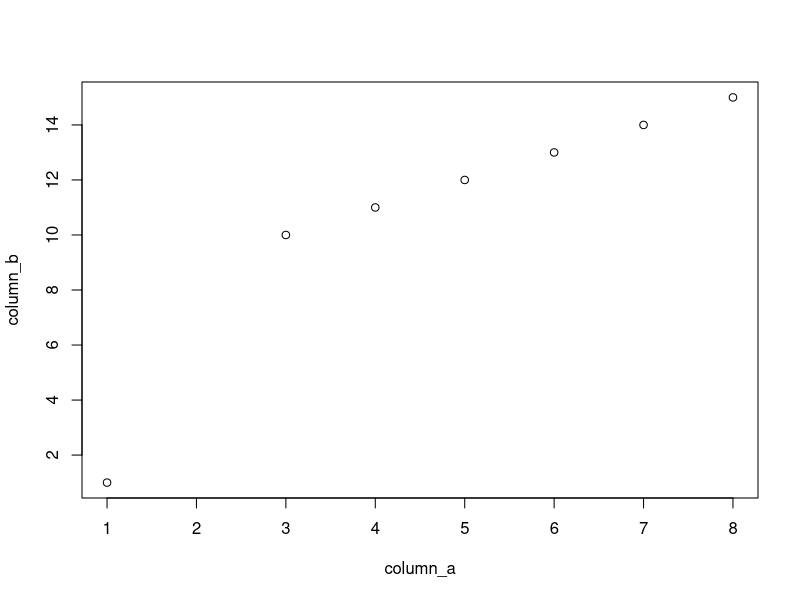
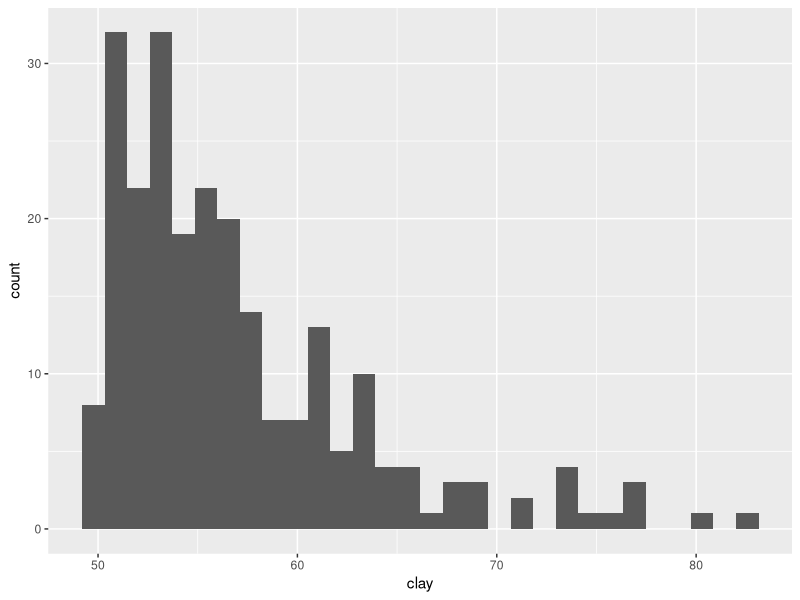
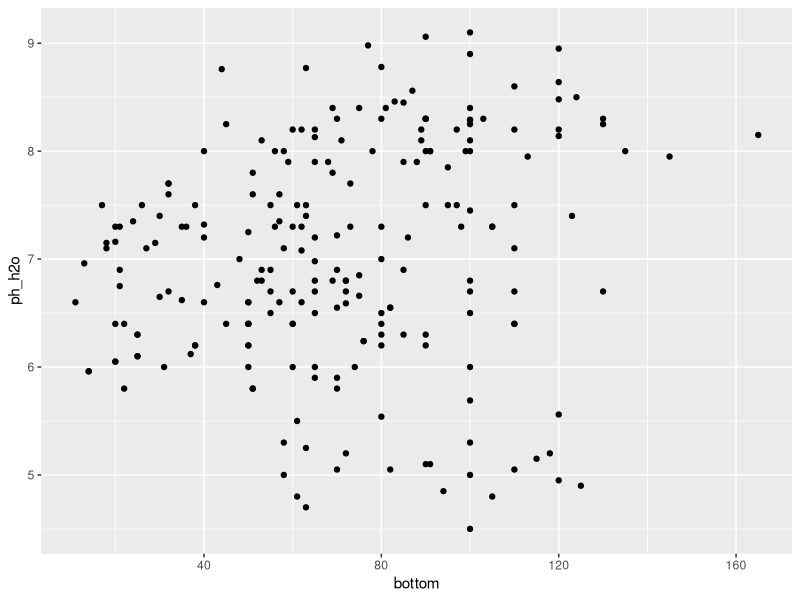
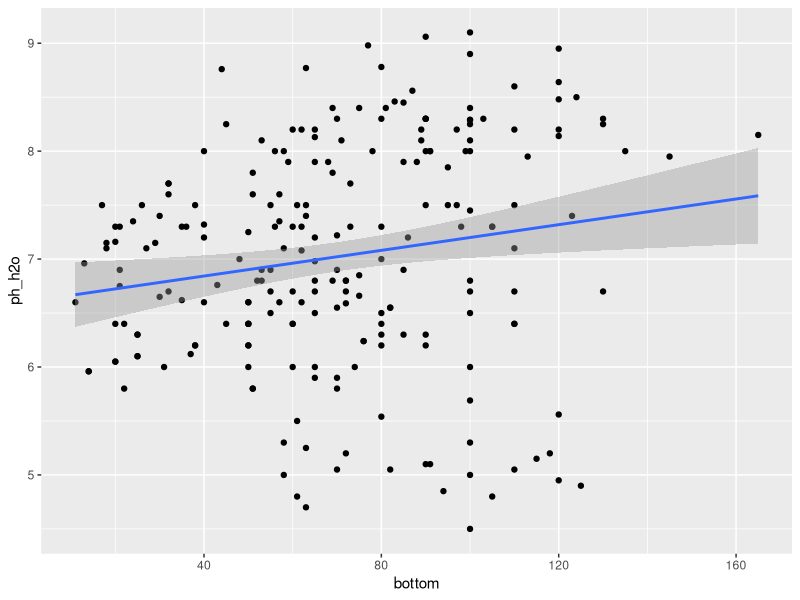
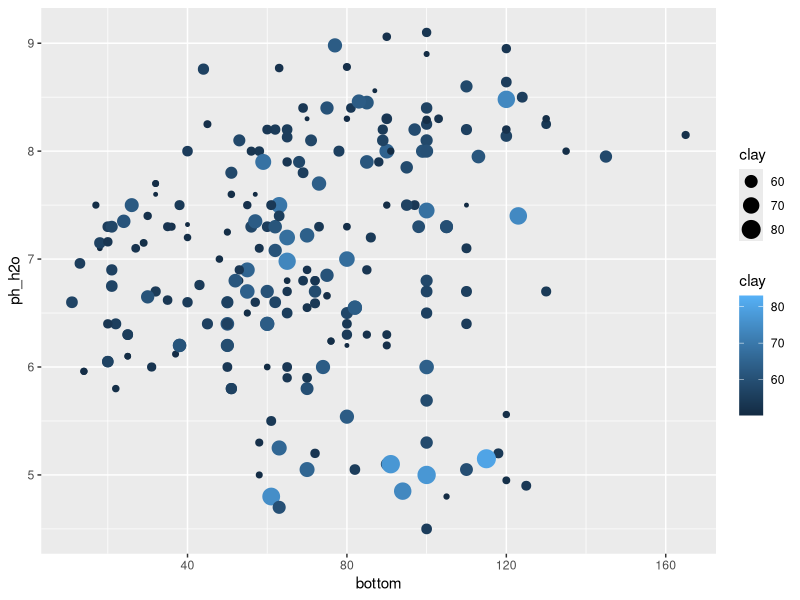
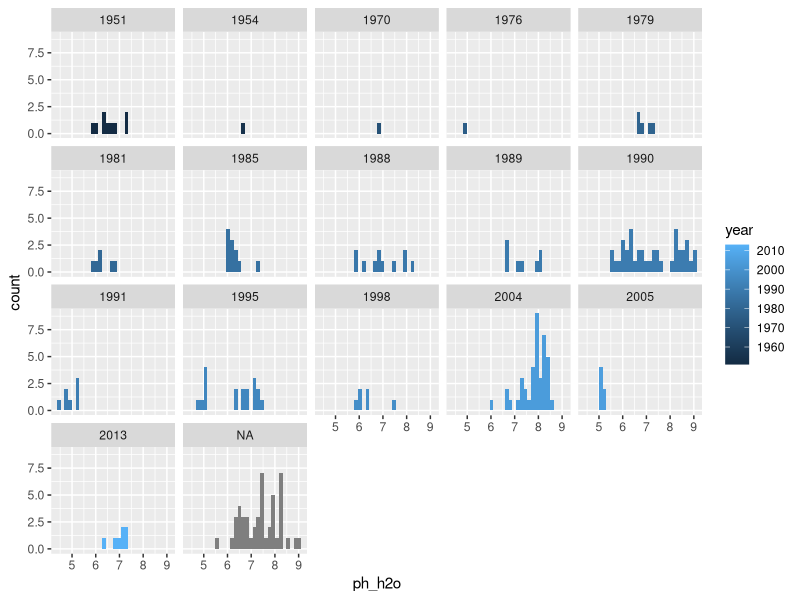

Source code (R) for these figures, in order:
# Introduction to R

# 0. Playground

# learn important keyboard shortcuts
# Ctrl + enter for running code
# tab after writing the first three characters of the function name
# F1 to access the help

# explore the use of <-, $, [], ==, !=, c(), :, data.frame(), list(), as.factor()

a <- 10:15
a[2]
a[2:3]
b <- c("1", "a", a )
length(b)
df <- data.frame(column_a = 1:8, column_b = b)

df[,1]
df$column_b
as.numeric(df$column_b)
plot(df)

df[1:3,]
df[,1]

as.factor(b)

d <- list(a, b, df)
d
names(d)
names(d) <- c("numeric_vector", "character_vector", "dataframe")
d
d[[1]]
d$numeric_vector

a == b
a != b

# 1. Set working directory using the function 
setwd("C:/GIT/Digital-Soil-Mapping/")

# 2. Install and load readxl, tidyverse, and data.table packages using the functions
install.packages("tidyverse")
install.packages("readxl")
install.packages("data.table")
library(tidyverse)
library(readxl)
library(data.table)

# 3. Import an spreadsheet
# 3.1 Read the soil_data.xlsx file, spreadsheet 2, using the function 
read_excel(path = "01-Data/soil_data.xlsx", sheet = 2)

# 3.2 Read the csv file with the native function 
read.csv("01-Data/horizon.csv")

# 3.3 Read the csv file with the tidyverse function 
read_csv("01-Data/horizon.csv")

# 3.4 Read the csv file with the data.table function 
fread("01-Data/horizon.csv")

# 3.5 Assign the dataframe to an object called dat
dat <- read_csv("01-Data/horizon.csv")

# 4. Tidyverse functions =======================================================
## 4.1 Select pid, hip, top, bottom, ph_h2o, clay from dat ---------------------
dat_1 <- dat %>% 
  select(pid, hid, top, bottom, ph_h2o, clay)

## 4.2 Filter: pick observations by their values -------------------------------
# filter observations with clay > 50%

dat_2 <- dat_1 %>% 
  filter(clay > 50)

dat_2
## 4.3 Mutate: create a new variable -------------------------------------------
# thickness = top - bottom

dat_3 <- dat_2 %>% 
  mutate(thickness = bottom - top)

## 4.4 Group_by and summarise --------------------------------------------------
# group by variable pid
# summarise taking the mean of pH and clay

dat_4 <- dat_3 %>% 
  group_by(pid) %>% 
  summarise(mean_ph = mean(ph_h2o),
            mean_clay = mean(clay))

## 4.5 Reshape the table using pivot_longer ------------------------------------
# use dat_3
# put the names of the variables ph_h2o, clay and thickness in the column 
# variable and keep the rest of the table. Save in dat_5 

dat_5 <- dat_3 %>% 
  pivot_longer(ph_h2o:thickness, names_to = "soil_property", values_to = "value")

## 4.6 Join the table sites.csv with dat_3 -------------------------------------
# Load site.csv (in 01-Data folder) 
# Join its columns with dat_3 keeping all the rows of dat_3
# save the result as dat_6

sites <- read_csv("01-Data/site.csv") 
dat_6 <- dat_3 %>% 
  left_join(sites)
# or
dat_6 <- sites %>% 
  right_join(dat_3)

# 5. Data visualization with ggplot2 ===========================================
## 5.1 1D plot: histograms -----------------------------------------------------
# histograms of clay and ph_h2o

ggplot(dat_3, aes(x=clay)) + geom_histogram()

## 5.2 2D plot: scatterplot ----------------------------------------------------
# Scatterplot bottom vs. ph_h2o

ggplot(dat_3, aes(x = bottom, y = ph_h2o)) + 
  geom_point() 

# add a fitting line

ggplot(dat_3, aes(x = bottom, y = ph_h2o)) + 
  geom_point() +
  geom_smooth(method = "lm" )

## 5.3 3D plot: scatterplot ----------------------------------------------------
# Scatterplot bottom vs. ph_h2o, add clay as color and size inside the 
# function aes()

ggplot(dat_3, aes(x = bottom, y = ph_h2o, color = clay, size = clay)) + 
  geom_point() 

## 5.4 2D plot + facets --------------------------------------------------------
# Make a histogram of pH for each year
# use dat_6

ggplot(dat_6, aes(x = ph_h2o, fill = year)) +
  geom_histogram()+
  facet_wrap(~year)

# 6. Geospatial data with terra ================================================
## Load packages (install them if needed)
library(terra)
